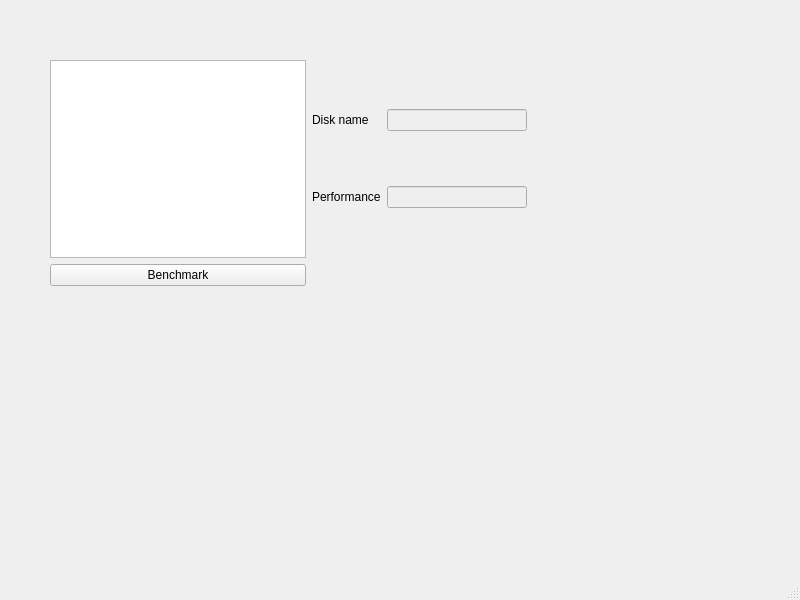
<?xml version="1.0" encoding="UTF-8"?>
<ui version="4.0">
 <class>MainWindow</class>
 <widget class="QMainWindow" name="MainWindow">
  <property name="geometry">
   <rect>
    <x>0</x>
    <y>0</y>
    <width>800</width>
    <height>600</height>
   </rect>
  </property>
  <property name="windowTitle">
   <string>MainWindow</string>
  </property>
  <widget class="QWidget" name="centralwidget">
   <widget class="QWidget" name="">
    <property name="geometry">
     <rect>
      <x>50</x>
      <y>60</y>
      <width>477</width>
      <height>226</height>
     </rect>
    </property>
    <layout class="QGridLayout" name="gridLayout_2">
     <item row="0" column="0">
      <widget class="QListView" name="diskList"/>
     </item>
     <item row="0" column="1">
      <layout class="QGridLayout" name="gridLayout">
       <item row="0" column="0">
        <widget class="QLabel" name="label">
         <property name="text">
          <string>Disk name</string>
         </property>
        </widget>
       </item>
       <item row="0" column="1">
        <widget class="QLineEdit" name="disk">
         <property name="enabled">
          <bool>false</bool>
         </property>
        </widget>
       </item>
       <item row="1" column="0">
        <widget class="QLabel" name="label_3">
         <property name="text">
          <string>Performance</string>
         </property>
        </widget>
       </item>
       <item row="1" column="1">
        <widget class="QLineEdit" name="performance">
         <property name="enabled">
          <bool>false</bool>
         </property>
        </widget>
       </item>
      </layout>
     </item>
     <item row="1" column="0">
      <widget class="QPushButton" name="bench">
       <property name="text">
        <string>Benchmark</string>
       </property>
      </widget>
     </item>
    </layout>
   </widget>
  </widget>
  <widget class="QMenuBar" name="menubar">
   <property name="geometry">
    <rect>
     <x>0</x>
     <y>0</y>
     <width>800</width>
     <height>23</height>
    </rect>
   </property>
  </widget>
  <widget class="QStatusBar" name="statusbar"/>
 </widget>
 <resources/>
 <connections/>
</ui>
